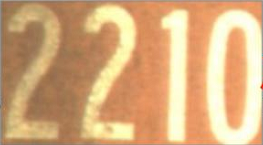
#> input picture huidu.png, 263 x 145 px
$ python two_value_1.py
#> lines starting #> are read from the running program, lines starting #| are printed output that depends on the picture; after the words box and inside, x2 and y2 are one past the last pixel; in counts of white or black regions, pixels touching at a corner belong together
import cv2
import numpy as np
from matplotlib import pyplot as plt
img = cv2.imread('huidu.png')
#> img is the input picture: shape (145, 263, 3); mean B, G, R 125.6, 172, 214.9
GrayImage=cv2.cvtColor(img,cv2.COLOR_BGR2GRAY)
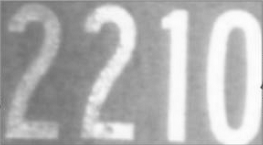
#> GrayImage: shape (145, 263); min 81, max 254, mean 179.5
# 中值滤波
GrayImage= cv2.medianBlur(GrayImage,5)
# GrayImage = cv2.bilateralFilter(GrayImage,9,75,75)
# GrayImage = cv2.GaussianBlur(GrayImage,(5,5),0)
# GrayImage = cv2.blur(GrayImage, (5,5))
ret,th1 = cv2.threshold(GrayImage,180,255,cv2.THRESH_BINARY)
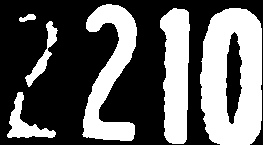
#> th1: shape (145, 263); 38.4% white; 6 white regions, box (x1, y1, x2, y2) and area: (200, 8, 262, 145) 6527, (82, 4, 137, 141) 3553, (160, 8, 190, 144) 3168, (7, 92, 56, 138) 785, (25, 21, 58, 87) 536, (19, 14, 36, 22) 84
# [13 lines of commented-out code are left out]
dst = cv2.dilate(th1, None, iterations=5)
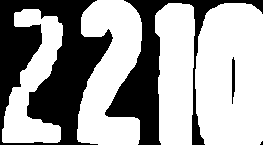
#> dst: shape (145, 263); 63.1% white; 4 black regions (1 under 20 px), largest, box (x1, y1, x2, y2) and area: (0, 0, 113, 145) 8771, (105, 0, 263, 145) 5183, (232, 57, 235, 104) 117
dst = cv2.erode(dst, None, iterations=2)
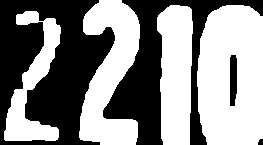
#> dst: shape (145, 263); 54.1% white; 4 black regions, box (x1, y1, x2, y2) and area: (0, 0, 115, 145) 10347, (103, 0, 263, 145) 6785, (230, 55, 237, 106) 333, (258, 139, 263, 145) 26

cv2.imshow('GrayImage', GrayImage)
cv2.imshow('binary', dst)

cv2.waitKey(0)
